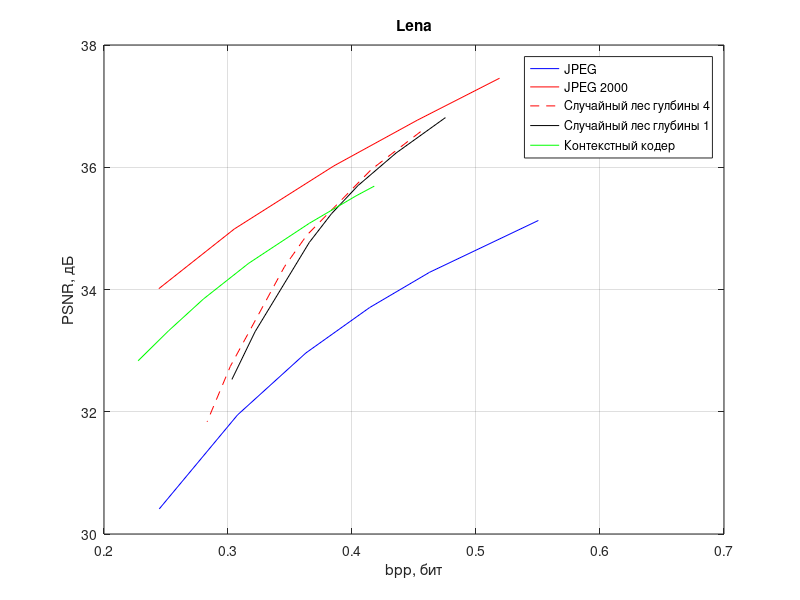

The MATLAB script that drew this image:
% JPEG
y = [30.4113 31.9483 32.9617 33.7045 34.2822 35.1293];
x = [0.2446 0.3077 0.3628 0.4142 0.4626 0.5503];
plot(x, y, 'b')
hold on
grid on
title('Lena')
xlabel('bpp, бит')
ylabel('PSNR, дБ')

% JPEG 200
y = [34.0133 34.9903 36.0225 36.7682  37.4569];
x = [0.2442  0.3051 0.3854 0.4525 0.519];
plot(x, y, 'r')

% Лес
y = [36.58277132050156 35.96067112662177 35.32855634237591 34.88602737671718 34.37252475178023 32.740726038061986 31.836502226888687];
x = [0.475328369140625 0.43544189453125 0.404893798828125 0.38343994140625 0.365526123046875 0.321824951171875 0.303148193359375];
plot(x - 0.02, y, 'r--')

% Пни
y = [35.81197270 35.23129553 34.7011435925 34.239445017616 33.76916120213 32.3097685579 31.5286939750];
x = [0.475328369140625 0.43544189453125 0.404893798828125 0.38343994140625 0.365526123046875 0.321824951171875 0.303148193359375];
plot(x, y + 1, 'k')


% Контекстный кодер
y = [35.69161825221455 35.53277132050156 35.083484971857054 34.42888992393367 33.84555990258561 33.322663650301216 32.83445052039485];
x = [0.417999267578125 0.403350830078125 0.3656005859375 0.316680908203125 0.280242919921875 0.251983642578125 0.2275390625];
plot(x, y, 'g')
legend('JPEG', 'JPEG 2000', 'Случайный лес гулбины 4',...
    'Случайный лес глубины 1', 'Контекстный кодер')

